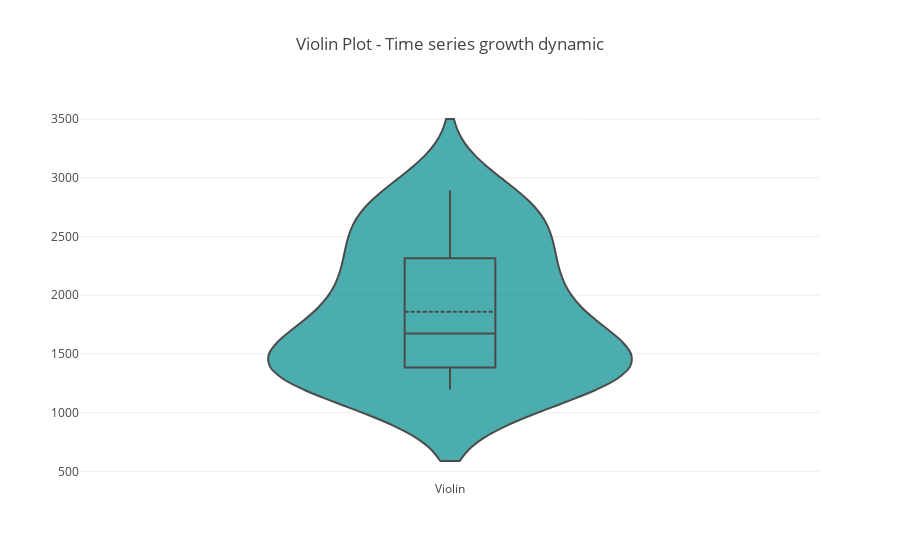

Notebook cell for this chart:
### Markdown cell above
The box-plot shows us visually the same indicators identified before.

### Code cell
fig = {"data": [{"type": 'violin', "y": y, "box": {"visible": True}, "line": {"color": 'black'},"meanline": 
                 {"visible": True },"fillcolor": 'darkcyan',"opacity": 0.7,"x0": 'Violin'}],
    "layout" : { "title": "Violin Plot - Time series growth dynamic", "yaxis": { "zeroline": False,}}}

fig =go.Figure(data=fig, layout=layout)
iplot(fig)

### Figure 1 — Plotly figure (JSON) as saved in the notebook; plotly's stock layout.template omitted (floating-point values rounded to 4 significant figures)
{"data": [{"box": {"visible": true}, "fillcolor": "darkcyan", "line": {"color": "black"}, "meanline": {"visible": true}, "opacity": 0.7, "type": "violin", "uid": "105bf3d9-7d64-4055-8e16-2b5d243b2bd6", "x0": "Violin", "y": [1197.0, 1224.0, 1229.0, 1243.0, 1251.0, 1302.0, 1362.0, 1404.0, 1427.0, 1455.0, 1498.0, 1553.0, 1593.0, 1630.0, 1719.0, 1823.0, 1937.0, 2046.0, 2120.0, 2163.0, 2261.0, 2369.0, 2495.0, 2597.0, 2698.0, 2744.0, 2800.0, 2890.0]}], "layout": {"title": {"text": "Violin Plot - Time series growth dynamic"}, "yaxis": {"zeroline": false}}}
